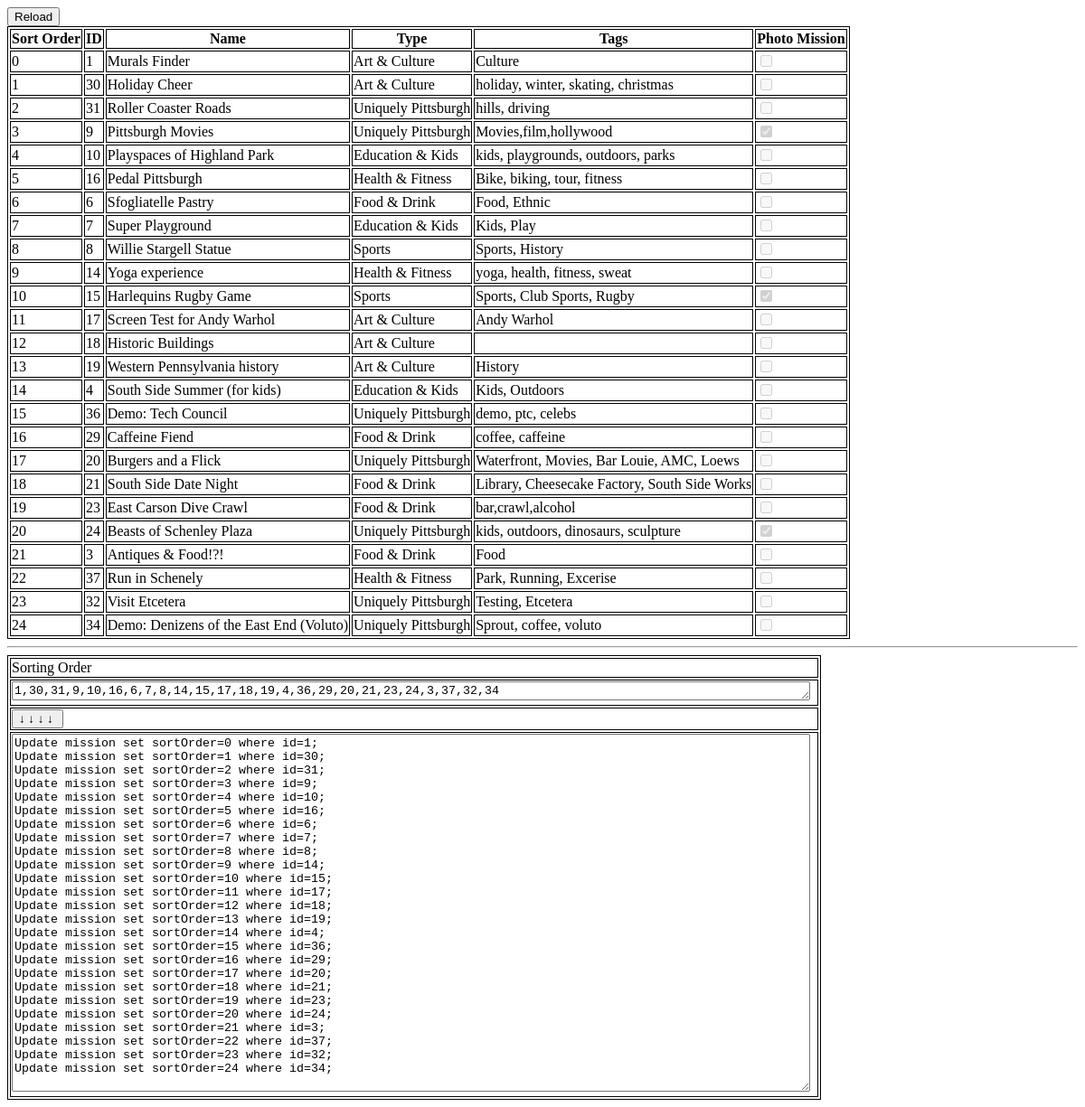
/www/sandbox/sort.php, run on the app's committed database.
### tables this page shows
CREATE TABLE mission (
  id int(11) NOT NULL AUTO_INCREMENT,
  sortOrder int(11) NOT NULL,
  `name` varchar(100) NOT NULL,
  description varchar(10000) NOT NULL,
  neighborhood varchar(1000) NOT NULL,
  `type` varchar(100) NOT NULL,
  tags varchar(1000) NOT NULL,
  locationsOrdered tinyint(1) unsigned NOT NULL,
  startDate timestamp NOT NULL DEFAULT '0000-00-00 00:00:00',
  endDate timestamp NOT NULL DEFAULT '0000-00-00 00:00:00',
  timeEstimate int(11) NOT NULL,
  showLocations tinyint(1) NOT NULL,
  photo tinyint(1) NOT NULL,
  PRIMARY KEY (id)
);

### www/sandbox/sort.php (the view, shortened to what this page needs)
<!DOCTYPE html>
<html>
<head>
<link rel="stylesheet" type="text/css" href="/dba/dba.css">
</head>
<body>
<?php
$db = new mysqli("localhost", "pgh-challenge", "5NdSW4FaAqQXthqs", "game");
$stmt = $db->prepare("select id, sortOrder, name, type, tags, photo from mission order by sortOrder");
echo "<input class=\"refreshBtn\" type=\"button\" value=\"Reload\" onclick=\"refreshPage()\" />\n";
echo "<table id=\"dataTable\">\n";
echo "<tr><th>Sort Order</th><th>ID</th><th>Name</th><th>Type</th><th>Tags</th><th>Photo Mission</th>";
echo "</tr>\n";
$stmt->execute();
$stmt->bind_result($id, $order, $name, $type, $tags, $photo);
while($stmt->fetch())
{
	echo "<tr>".
	"<td>$order</td><td>$id</td><td>$name</td><td>$type</td><td>$tags</td>";
	if(is_numeric($photo) && $photo>0) echo "<td><input type=\"checkbox\" disabled=\"disabled\" checked=\"checked\"/></td>";
	else echo "<td><input type=\"checkbox\" disabled=\"disabled\" /></td>";
	echo "</tr>\n";
}
echo "</table>\n";
function getMapString()
{
	$map = $GLOBALS['map'];
	$str = $map[0];
	for($i=1;$i<count($map);$i++)
	{
		$str = $str.','.$map[$i];
	}
	return $str;
}
?>
<hr/>
<table style="width:900px;">
<tr><td>Sorting Order</td></tr>
<tr><td><textarea id="sort" rows="1" onkeyup="generateSQL()" style="width:98.5%"><? echo getMapString(); ?></textarea></td></tr>
<tr><td><input type="button" onclick="generateSQL()" value="&darr;&nbsp;&darr;&nbsp;&darr;&nbsp;&darr;&nbsp;" /></td></tr>
<tr><td><textarea id="sql" rows="<? echo $GLOBALS['height']+1; ?>" style="width:98.5%"></textarea></td></tr>
</table>
</body>
</html>

### www/dba/dba.css (style rules this page uses)
table, tr, td, th { border: 1px solid black; }
.refreshBtn { vertical-align: top; display:block; }

### data on the page
mission: sortOrder "0", id "1", name "Murals Finder", type "Art & Culture", tags "Culture"
mission: sortOrder "1", id "30", name "Holiday Cheer", type "Art & Culture", tags "holiday, winter, skating, christmas"
mission: sortOrder "2", id "31", name "Roller Coaster Roads", type "Uniquely Pittsburgh", tags "hills, driving"
mission: sortOrder "3", id "9", name "Pittsburgh Movies", type "Uniquely Pittsburgh", tags "Movies,film,hollywood"
mission: sortOrder "4", id "10", name "Playspaces of Highland Park", type "Education & Kids", tags "kids, playgrounds, outdoors, parks"
mission: sortOrder "5", id "16", name "Pedal Pittsburgh", type "Health & Fitness", tags "Bike, biking, tour, fitness"
mission: sortOrder "6", id "6", name "Sfogliatelle Pastry", type "Food & Drink", tags "Food, Ethnic"
mission: sortOrder "7", id "7", name "Super Playground", type "Education & Kids", tags "Kids, Play"
mission: sortOrder "8", id "8", name "Willie Stargell Statue", type "Sports", tags "Sports, History"
mission: sortOrder "9", id "14", name "Yoga experience", type "Health & Fitness", tags "yoga, health, fitness, sweat"
mission: sortOrder "10", id "15", name "Harlequins Rugby Game", type "Sports", tags "Sports, Club Sports, Rugby"
mission: sortOrder "11", id "17", name "Screen Test for Andy Warhol", type "Art & Culture", tags "Andy Warhol"
mission: sortOrder "12", id "18", name "Historic Buildings", type "Art & Culture"
mission: sortOrder "13", id "19", name "Western Pennsylvania history", type "Art & Culture", tags "History"
mission: sortOrder "14", id "4", name "South Side Summer (for kids)", type "Education & Kids", tags "Kids, Outdoors"
mission: sortOrder "15", id "36", name "Demo: Tech Council", type "Uniquely Pittsburgh", tags "demo, ptc, celebs"
mission: sortOrder "16", id "29", name "Caffeine Fiend", type "Food & Drink", tags "coffee, caffeine"
mission: sortOrder "17", id "20", name "Burgers and a Flick", type "Uniquely Pittsburgh", tags "Waterfront, Movies, Bar Louie, AMC, Loews"
mission: sortOrder "18", id "21", name "South Side Date Night", type "Food & Drink", tags "Library, Cheesecake Factory, South Side Works"
mission: sortOrder "19", id "23", name "East Carson Dive Crawl", type "Food & Drink", tags "bar,crawl,alcohol"
mission: sortOrder "20", id "24", name "Beasts of Schenley Plaza", type "Uniquely Pittsburgh", tags "kids, outdoors, dinosaurs, sculpture"
mission: sortOrder "21", id "3", name "Antiques & Food!?!", type "Food & Drink", tags "Food"
mission: sortOrder "22", id "37", name "Run in Schenely", type "Health & Fitness", tags "Park, Running, Excerise"
mission: sortOrder "23", id "32", name "Visit Etcetera", type "Uniquely Pittsburgh", tags "Testing, Etcetera"
mission: sortOrder "24", id "34", name "Demo: Denizens of the East End (Voluto)", type "Uniquely Pittsburgh", tags "Sprout, coffee, voluto"
